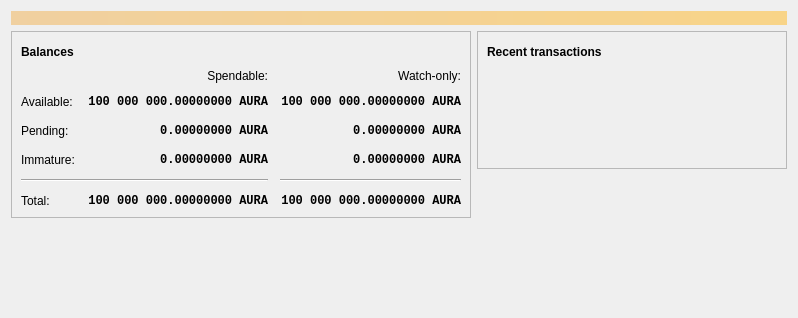
<?xml version="1.0" encoding="UTF-8"?>
<ui version="4.0">
 <class>OverviewPage</class>
 <widget class="QWidget" name="OverviewPage">
  <property name="geometry">
   <rect>
    <x>0</x>
    <y>0</y>
    <width>798</width>
    <height>318</height>
   </rect>
  </property>
  <property name="windowTitle">
   <string>Form</string>
  </property>
  <layout class="QVBoxLayout" name="topLayout">
   <item>
    <widget class="QLabel" name="labelAlerts">
     <property name="visible">
      <bool>false</bool>
     </property>
     <property name="styleSheet">
      <string notr="true">QLabel { background-color: qlineargradient(x1: 0, y1: 0, x2: 1, y2: 0, stop:0 #F0D0A0, stop:1 #F8D488); color:#000000; }</string>
     </property>
     <property name="wordWrap">
      <bool>true</bool>
     </property>
     <property name="margin">
      <number>3</number>
     </property>
     <property name="textInteractionFlags">
      <set>Qt::TextSelectableByMouse</set>
     </property>
    </widget>
   </item>
   <item>
    <layout class="QHBoxLayout" name="horizontalLayout" stretch="1,1">
     <item>
      <layout class="QVBoxLayout" name="verticalLayout_2">
       <item>
        <widget class="QFrame" name="frame">
         <property name="frameShape">
          <enum>QFrame::StyledPanel</enum>
         </property>
         <property name="frameShadow">
          <enum>QFrame::Raised</enum>
         </property>
         <layout class="QVBoxLayout" name="verticalLayout_4">
          <item>
           <layout class="QHBoxLayout" name="horizontalLayout_4">
            <item>
             <widget class="QLabel" name="label_5">
              <property name="font">
               <font>
                <weight>75</weight>
                <bold>true</bold>
               </font>
              </property>
              <property name="text">
               <string>Balances</string>
              </property>
             </widget>
            </item>
            <item>
             <widget class="QPushButton" name="labelWalletStatus">
              <property name="enabled">
               <bool>true</bool>
              </property>
              <property name="maximumSize">
               <size>
                <width>30</width>
                <height>16777215</height>
               </size>
              </property>
              <property name="toolTip">
               <string>The displayed information may be out of date. Your wallet automatically synchronizes with the Litecoin network after a connection is established, but this process has not completed yet.</string>
              </property>
              <property name="text">
               <string/>
              </property>
              <property name="icon">
               <iconset resource="../bitcoin.qrc">
                <normaloff>:/icons/warning</normaloff>
                <disabledoff>:/icons/warning</disabledoff>:/icons/warning</iconset>
              </property>
              <property name="iconSize">
               <size>
                <width>24</width>
                <height>24</height>
               </size>
              </property>
              <property name="flat">
               <bool>true</bool>
              </property>
             </widget>
            </item>
            <item>
             <spacer name="horizontalSpacer_3">
              <property name="orientation">
               <enum>Qt::Horizontal</enum>
              </property>
              <property name="sizeHint" stdset="0">
               <size>
                <width>40</width>
                <height>20</height>
               </size>
              </property>
             </spacer>
            </item>
           </layout>
          </item>
          <item>
           <layout class="QGridLayout" name="gridLayout">
            <property name="spacing">
             <number>12</number>
            </property>
            <item row="2" column="2">
             <widget class="QLabel" name="labelWatchPending">
              <property name="font">
               <font>
                <family>Monospace</family>
                <weight>75</weight>
                <bold>true</bold>
               </font>
              </property>
              <property name="cursor">
               <cursorShape>IBeamCursor</cursorShape>
              </property>
              <property name="toolTip">
               <string>Unconfirmed transactions to watch-only addresses</string>
              </property>
              <property name="text">
               <string notr="true">0.00000000 AURA</string>
              </property>
              <property name="alignment">
               <set>Qt::AlignRight|Qt::AlignTrailing|Qt::AlignVCenter</set>
              </property>
              <property name="textInteractionFlags">
               <set>Qt::LinksAccessibleByMouse|Qt::TextSelectableByKeyboard|Qt::TextSelectableByMouse</set>
              </property>
             </widget>
            </item>
            <item row="2" column="1">
             <widget class="QLabel" name="labelUnconfirmed">
              <property name="font">
               <font>
                <family>Monospace</family>
                <weight>75</weight>
                <bold>true</bold>
               </font>
              </property>
              <property name="cursor">
               <cursorShape>IBeamCursor</cursorShape>
              </property>
              <property name="toolTip">
               <string>Total of transactions that have yet to be confirmed, and do not yet count toward the spendable balance</string>
              </property>
              <property name="text">
               <string notr="true">0.00000000 AURA</string>
              </property>
              <property name="alignment">
               <set>Qt::AlignRight|Qt::AlignTrailing|Qt::AlignVCenter</set>
              </property>
              <property name="textInteractionFlags">
               <set>Qt::LinksAccessibleByMouse|Qt::TextSelectableByKeyboard|Qt::TextSelectableByMouse</set>
              </property>
             </widget>
            </item>
            <item row="3" column="2">
             <widget class="QLabel" name="labelWatchImmature">
              <property name="font">
               <font>
                <family>Monospace</family>
                <weight>75</weight>
                <bold>true</bold>
               </font>
              </property>
              <property name="cursor">
               <cursorShape>IBeamCursor</cursorShape>
              </property>
              <property name="toolTip">
               <string>Mined balance in watch-only addresses that has not yet matured</string>
              </property>
              <property name="text">
               <string notr="true">0.00000000 AURA</string>
              </property>
              <property name="alignment">
               <set>Qt::AlignRight|Qt::AlignTrailing|Qt::AlignVCenter</set>
              </property>
              <property name="textInteractionFlags">
               <set>Qt::LinksAccessibleByMouse|Qt::TextSelectableByKeyboard|Qt::TextSelectableByMouse</set>
              </property>
             </widget>
            </item>
            <item row="4" column="0" colspan="2">
             <widget class="Line" name="line">
              <property name="orientation">
               <enum>Qt::Horizontal</enum>
              </property>
             </widget>
            </item>
            <item row="4" column="2">
             <widget class="Line" name="lineWatchBalance">
              <property name="sizePolicy">
               <sizepolicy hsizetype="Preferred" vsizetype="Fixed">
                <horstretch>0</horstretch>
                <verstretch>0</verstretch>
               </sizepolicy>
              </property>
              <property name="minimumSize">
               <size>
                <width>140</width>
                <height>0</height>
               </size>
              </property>
              <property name="orientation">
               <enum>Qt::Horizontal</enum>
              </property>
             </widget>
            </item>
            <item row="5" column="0">
             <widget class="QLabel" name="labelTotalText">
              <property name="text">
               <string>Total:</string>
              </property>
             </widget>
            </item>
            <item row="3" column="1">
             <widget class="QLabel" name="labelImmature">
              <property name="font">
               <font>
                <family>Monospace</family>
                <weight>75</weight>
                <bold>true</bold>
               </font>
              </property>
              <property name="cursor">
               <cursorShape>IBeamCursor</cursorShape>
              </property>
              <property name="toolTip">
               <string>Mined balance that has not yet matured</string>
              </property>
              <property name="text">
               <string notr="true">0.00000000 AURA</string>
              </property>
              <property name="alignment">
               <set>Qt::AlignRight|Qt::AlignTrailing|Qt::AlignVCenter</set>
              </property>
              <property name="textInteractionFlags">
               <set>Qt::LinksAccessibleByMouse|Qt::TextSelectableByKeyboard|Qt::TextSelectableByMouse</set>
              </property>
             </widget>
            </item>
            <item row="2" column="3">
             <spacer name="horizontalSpacer_2">
              <property name="orientation">
               <enum>Qt::Horizontal</enum>
              </property>
              <property name="sizeHint" stdset="0">
               <size>
                <width>40</width>
                <height>20</height>
               </size>
              </property>
             </spacer>
            </item>
            <item row="3" column="0">
             <widget class="QLabel" name="labelImmatureText">
              <property name="text">
               <string>Immature:</string>
              </property>
             </widget>
            </item>
            <item row="5" column="1">
             <widget class="QLabel" name="labelTotal">
              <property name="font">
               <font>
                <family>Monospace</family>
                <weight>75</weight>
                <bold>true</bold>
               </font>
              </property>
              <property name="cursor">
               <cursorShape>IBeamCursor</cursorShape>
              </property>
              <property name="toolTip">
               <string>Your current total balance</string>
              </property>
              <property name="text">
               <string notr="true">100 000 000.00000000 AURA</string>
              </property>
              <property name="alignment">
               <set>Qt::AlignRight|Qt::AlignTrailing|Qt::AlignVCenter</set>
              </property>
              <property name="textInteractionFlags">
               <set>Qt::LinksAccessibleByMouse|Qt::TextSelectableByKeyboard|Qt::TextSelectableByMouse</set>
              </property>
             </widget>
            </item>
            <item row="5" column="2">
             <widget class="QLabel" name="labelWatchTotal">
              <property name="font">
               <font>
                <family>Monospace</family>
                <weight>75</weight>
                <bold>true</bold>
               </font>
              </property>
              <property name="cursor">
               <cursorShape>IBeamCursor</cursorShape>
              </property>
              <property name="toolTip">
               <string>Current total balance in watch-only addresses</string>
              </property>
              <property name="text">
               <string notr="true">100 000 000.00000000 AURA</string>
              </property>
              <property name="alignment">
               <set>Qt::AlignRight|Qt::AlignTrailing|Qt::AlignVCenter</set>
              </property>
              <property name="textInteractionFlags">
               <set>Qt::LinksAccessibleByMouse|Qt::TextSelectableByKeyboard|Qt::TextSelectableByMouse</set>
              </property>
             </widget>
            </item>
            <item row="0" column="2">
             <widget class="QLabel" name="labelWatchonly">
              <property name="text">
               <string>Watch-only:</string>
              </property>
              <property name="alignment">
               <set>Qt::AlignRight|Qt::AlignTrailing|Qt::AlignVCenter</set>
              </property>
             </widget>
            </item>
            <item row="1" column="0">
             <widget class="QLabel" name="labelBalanceText">
              <property name="text">
               <string>Available:</string>
              </property>
             </widget>
            </item>
            <item row="1" column="1">
             <widget class="QLabel" name="labelBalance">
              <property name="font">
               <font>
                <family>Monospace</family>
                <weight>75</weight>
                <bold>true</bold>
               </font>
              </property>
              <property name="cursor">
               <cursorShape>IBeamCursor</cursorShape>
              </property>
              <property name="toolTip">
               <string>Your current spendable balance</string>
              </property>
              <property name="text">
               <string notr="true">100 000 000.00000000 AURA</string>
              </property>
              <property name="alignment">
               <set>Qt::AlignRight|Qt::AlignTrailing|Qt::AlignVCenter</set>
              </property>
              <property name="textInteractionFlags">
               <set>Qt::LinksAccessibleByMouse|Qt::TextSelectableByKeyboard|Qt::TextSelectableByMouse</set>
              </property>
             </widget>
            </item>
            <item row="1" column="2">
             <widget class="QLabel" name="labelWatchAvailable">
              <property name="font">
               <font>
                <family>Monospace</family>
                <weight>75</weight>
                <bold>true</bold>
               </font>
              </property>
              <property name="cursor">
               <cursorShape>IBeamCursor</cursorShape>
              </property>
              <property name="toolTip">
               <string>Your current balance in watch-only addresses</string>
              </property>
              <property name="text">
               <string notr="true">100 000 000.00000000 AURA</string>
              </property>
              <property name="alignment">
               <set>Qt::AlignRight|Qt::AlignTrailing|Qt::AlignVCenter</set>
              </property>
              <property name="textInteractionFlags">
               <set>Qt::LinksAccessibleByMouse|Qt::TextSelectableByKeyboard|Qt::TextSelectableByMouse</set>
              </property>
             </widget>
            </item>
            <item row="2" column="0">
             <widget class="QLabel" name="labelPendingText">
              <property name="text">
               <string>Pending:</string>
              </property>
             </widget>
            </item>
            <item row="0" column="1">
             <widget class="QLabel" name="labelSpendable">
              <property name="text">
               <string>Spendable:</string>
              </property>
              <property name="alignment">
               <set>Qt::AlignRight|Qt::AlignTrailing|Qt::AlignVCenter</set>
              </property>
             </widget>
            </item>
           </layout>
          </item>
         </layout>
        </widget>
       </item>
       <item>
        <spacer name="verticalSpacer">
         <property name="orientation">
          <enum>Qt::Vertical</enum>
         </property>
         <property name="sizeHint" stdset="0">
          <size>
           <width>20</width>
           <height>40</height>
          </size>
         </property>
        </spacer>
       </item>
      </layout>
     </item>
     <item>
      <layout class="QVBoxLayout" name="verticalLayout_3">
       <item>
        <widget class="QFrame" name="frame_2">
         <property name="frameShape">
          <enum>QFrame::StyledPanel</enum>
         </property>
         <property name="frameShadow">
          <enum>QFrame::Raised</enum>
         </property>
         <layout class="QVBoxLayout" name="verticalLayout">
          <item>
           <layout class="QHBoxLayout" name="horizontalLayout_2">
            <item>
             <widget class="QLabel" name="label_4">
              <property name="font">
               <font>
                <weight>75</weight>
                <bold>true</bold>
               </font>
              </property>
              <property name="text">
               <string>Recent transactions</string>
              </property>
             </widget>
            </item>
            <item>
             <widget class="QPushButton" name="labelTransactionsStatus">
              <property name="enabled">
               <bool>true</bool>
              </property>
              <property name="maximumSize">
               <size>
                <width>30</width>
                <height>16777215</height>
               </size>
              </property>
              <property name="toolTip">
               <string>The displayed information may be out of date. Your wallet automatically synchronizes with the Litecoin network after a connection is established, but this process has not completed yet.</string>
              </property>
              <property name="text">
               <string/>
              </property>
              <property name="icon">
               <iconset resource="../bitcoin.qrc">
                <normaloff>:/icons/warning</normaloff>
                <disabledoff>:/icons/warning</disabledoff>:/icons/warning</iconset>
              </property>
              <property name="iconSize">
               <size>
                <width>24</width>
                <height>24</height>
               </size>
              </property>
              <property name="flat">
               <bool>true</bool>
              </property>
             </widget>
            </item>
            <item>
             <spacer name="horizontalSpacer">
              <property name="orientation">
               <enum>Qt::Horizontal</enum>
              </property>
              <property name="sizeHint" stdset="0">
               <size>
                <width>40</width>
                <height>20</height>
               </size>
              </property>
             </spacer>
            </item>
           </layout>
          </item>
          <item>
           <widget class="TransactionOverviewWidget" name="listTransactions">
            <property name="styleSheet">
             <string notr="true">QListView { background: transparent; }</string>
            </property>
            <property name="frameShape">
             <enum>QFrame::NoFrame</enum>
            </property>
            <property name="verticalScrollBarPolicy">
             <enum>Qt::ScrollBarAlwaysOff</enum>
            </property>
            <property name="horizontalScrollBarPolicy">
             <enum>Qt::ScrollBarAlwaysOff</enum>
            </property>
            <property name="sizeAdjustPolicy">
             <enum>QAbstractScrollArea::AdjustToContents</enum>
            </property>
            <property name="selectionMode">
             <enum>QAbstractItemView::NoSelection</enum>
            </property>
            <property name="uniformItemSizes">
             <bool>true</bool>
            </property>
           </widget>
          </item>
         </layout>
        </widget>
       </item>
       <item>
        <spacer name="verticalSpacer_2">
         <property name="orientation">
          <enum>Qt::Vertical</enum>
         </property>
         <property name="sizeHint" stdset="0">
          <size>
           <width>20</width>
           <height>40</height>
          </size>
         </property>
        </spacer>
       </item>
      </layout>
     </item>
    </layout>
   </item>
  </layout>
 </widget>
 <customwidgets>
  <customwidget>
   <class>TransactionOverviewWidget</class>
   <extends>QListView</extends>
   <header>qt/transactionoverviewwidget.h</header>
  </customwidget>
 </customwidgets>
 <resources/>
 <connections/>
</ui>
